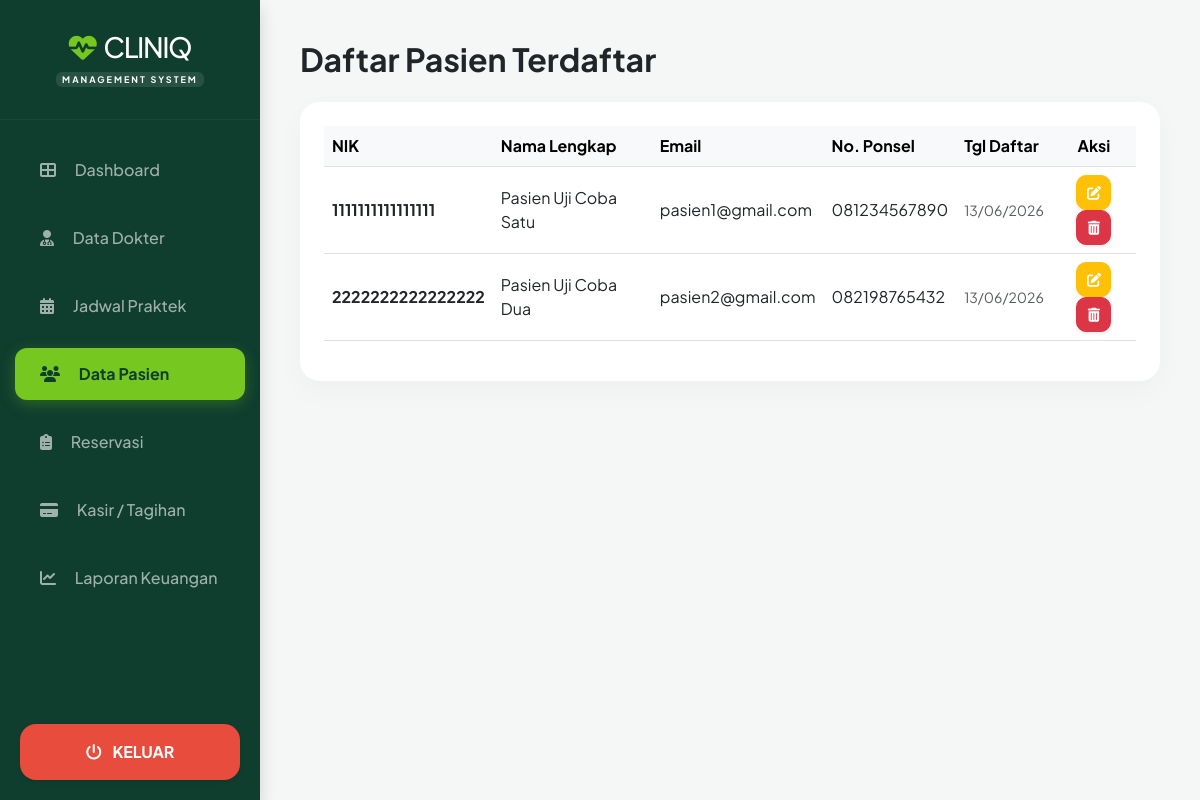
The app's page /admin/pasien.php (signed in) with its own data.
### tables this page shows
CREATE TABLE pasien (
  id_user INT NOT NULL,
  nik VARCHAR(20) PRIMARY KEY,
  nama_lengkap VARCHAR(100) NOT NULL,
  jenis_kelamin VARCHAR(20),
  tanggal_lahir DATE,
  alamat TEXT,
  no_hp VARCHAR(20),
  email VARCHAR(100),
  FOREIGN KEY (id_user) REFERENCES users(id_user) ON DELETE CASCADE
);

CREATE TABLE users (
  id_user INT AUTO_INCREMENT PRIMARY KEY,
  username VARCHAR(50) NOT NULL UNIQUE,
  email VARCHAR(100),
  password VARCHAR(255) NOT NULL,
  role ENUM('admin', 'dokter', 'pasien', 'staf') NOT NULL
);

### db.php (called while the page is built, shortened)
<?php
class DbConnection
{
    public function __construct($handle)
    {
        $this->handle = $handle;
    }
}
function db_connect_from_env(): ?DbConnection
{
    $host = getenv('DB_HOST') ?: getenv('MYSQLHOST') ?: "127.0.0.1";
    $user = getenv('DB_USER') ?: getenv('MYSQLUSER') ?: "root";
    $pass = getenv('DB_PASS') ?: getenv('MYSQLPASSWORD') ?: "";
    $db = getenv('DB_NAME') ?: getenv('MYSQLDATABASE') ?: "klinik_reservasi";
    $port = (int) (getenv('DB_PORT') ?: getenv('MYSQLPORT') ?: 3306);
    $handle = @mysqli_connect($host, $user, $pass, $db, $port);
    mysqli_set_charset($handle, 'utf8mb4');
    return new DbConnection($handle);
}
function db_query(?DbConnection $conn, string $query)
{
    $result = mysqli_query($conn->handle, $query);
    return $result;
}
function db_fetch_assoc($result): ?array
{
    if ($result instanceof mysqli_result) {
        $row = mysqli_fetch_assoc($result);
        return $row === null ? null : $row;
    }
    return null;
}

### koneksi.php (called while the page is built, shortened)
<?php
require_once __DIR__ . '/db.php';
$conn = db_connect_from_env();
?>

### admin/pasien.php (the view, shortened to what this page needs)
<?php
include '../koneksi.php';
?>
<!DOCTYPE html>
<html lang="id">
<head>
    <link href="https://cdn.jsdelivr.net/npm/bootstrap@5.3.0/dist/css/bootstrap.min.css" rel="stylesheet">
    <link rel="stylesheet" href="https://cdnjs.cloudflare.com/ajax/libs/font-awesome/6.4.0/css/all.min.css">
</head>
<body>
<?php include 'sidebar.php'; ?>
<div class="main-content">
    <h2 class="fw-bold mb-4">Daftar Pasien Terdaftar</h2>
    <div class="card card-table p-4">
        <?php
        $q = db_query($conn, "SELECT * FROM pasien JOIN users ON pasien.id_user = users.id_user ORDER BY pasien.nik ASC");
        $pasiens = [];
        if ($q) {
            while ($row = db_fetch_assoc($q)) {
                $pasiens[] = $row;
            }
        }
        ?>
        <div class="table-responsive d-none d-md-block">
            <table class="table table-hover align-middle">
                <thead class="table-light">
                    <tr>
                        <th>NIK</th>
                        <th>Nama Lengkap</th>
                        <th>Email</th>
                        <th>No. Ponsel</th>
                        <th>Tgl Daftar</th>
                        <th class="text-center">Aksi</th>
                    </tr>
                </thead>
                <tbody>
                    <?php if(!empty($pasiens)): foreach($pasiens as $row): ?>
                    <tr>
                        <td class="fw-bold"><?php echo $row['nik']; ?></td>
                        <td><?php echo $row['nama_lengkap']; ?></td>
                        <td><?php echo $row['email']; ?></td>
                        <td><?php echo $row['no_hp']; ?></td>
                        <td class="small text-muted"><?php echo date('d/m/Y', strtotime($row['created_at'] ?? 'now')); ?></td>
                        <td class="text-center">
                            <a href="edit_pasien.php?nik=<?php echo urlencode($row['nik']); ?>" class="btn btn-warning btn-sm btn-action text-white shadow-sm" title="Edit Pasien">
                                <i class="fas fa-edit"></i>
                            </a>
                            <button onclick="confirmHapus('<?php echo htmlspecialchars($row['nik']); ?>', '<?php echo htmlspecialchars($row['nama_lengkap']); ?>')" class="btn btn-danger btn-sm btn-action shadow-sm" title="Hapus Pasien">
                                <i class="fas fa-trash-alt"></i>
                            </button>
                        </td>
                    </tr>
                    <?php endforeach; else: ?>
                    <tr>
                        <td colspan="6" class="text-center py-5 text-muted">Belum ada pasien terdaftar.</td>
                    </tr>
                    <?php endif; ?>
                </tbody>
            </table>
        </div>
    </div>
        </div>
</body>
</html>

### admin/pasien.php (style rules this page uses)
:root { --sidebar-bg: #0f3d2e; --accent: #76c720; --bg-light: #f8f9fa; }
body { background: var(--bg-light); font-family: 'Plus Jakarta Sans', sans-serif; }
.card-table { border: none; border-radius: 20px; box-shadow: 0 10px 30px rgba(0,0,0,0.03); }
.btn-action { width: 35px; height: 35px; display: inline-flex; align-items: center; justify-content: center; border-radius: 10px; transition: 0.2s; }

### admin/sidebar.php (style rules this page uses)
:root { --sidebar-bg: #0f3d2e; --accent: #76c720; --bg-light: #f4f7f6; --white: #ffffff; --text-dark: #1a2b23; }
.main-content { margin-left: 260px; padding: 40px; transition: all 0.3s; }

### records on screen
pasien: nik "1111111111111111", nama_lengkap "Pasien Uji Coba Satu", id_user.email "pasien1@gmail.com", no_hp "081234567890", created_at "13/06/2026"
pasien: nik "2222222222222222", nama_lengkap "Pasien Uji Coba Dua", id_user.email "pasien2@gmail.com", no_hp "082198765432", created_at "13/06/2026"
